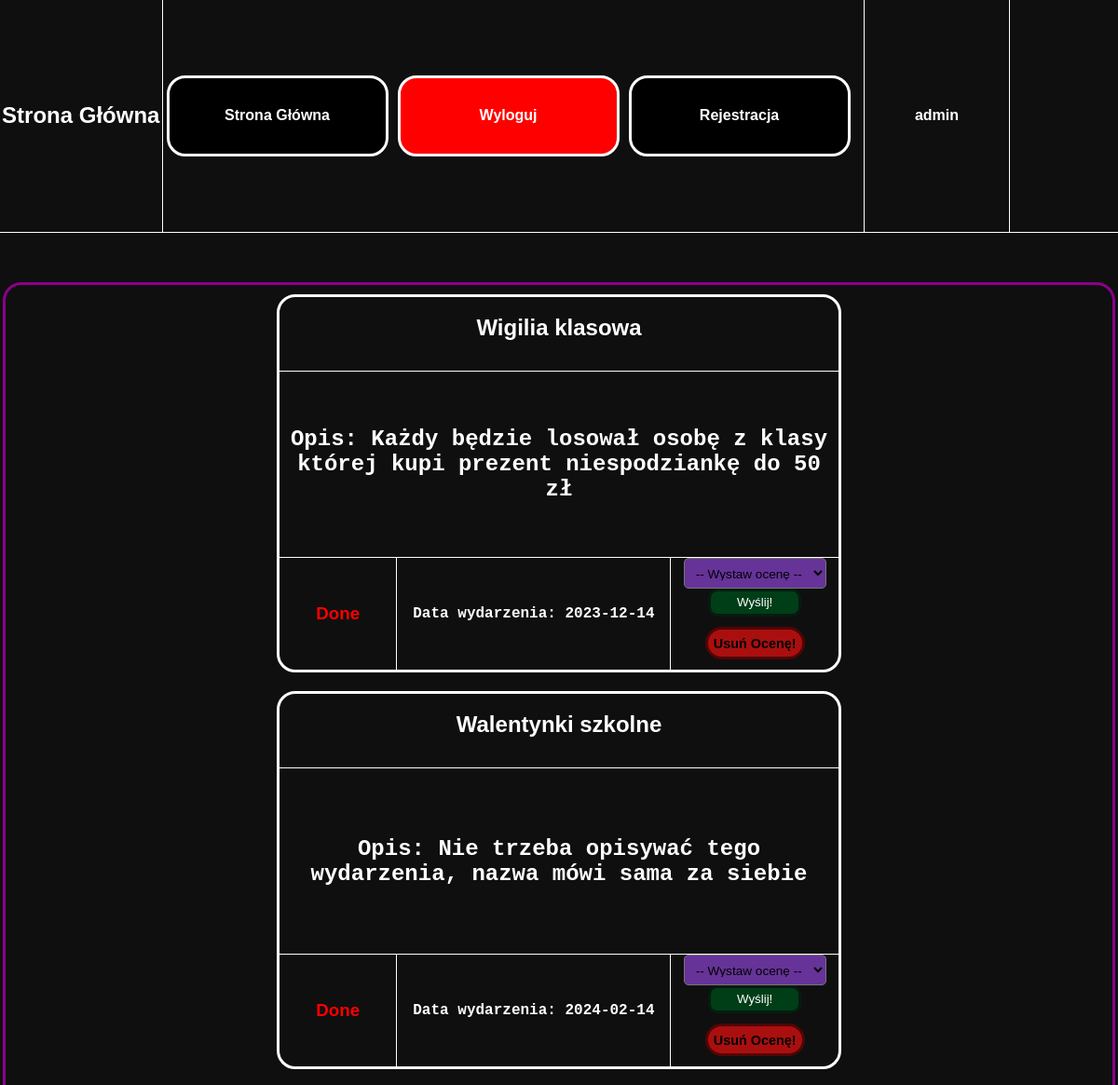
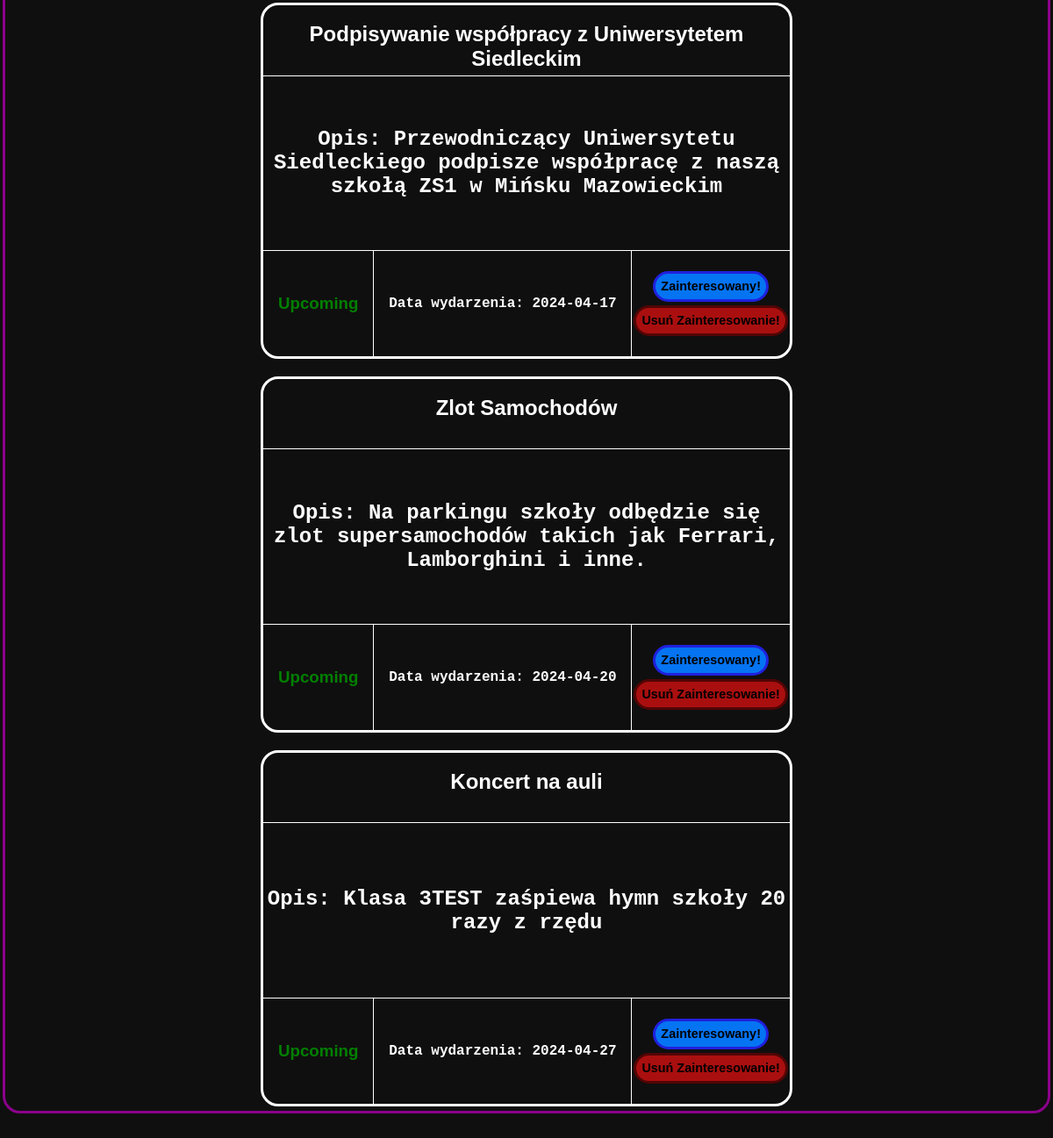
Screenshot of / (signed in) with the database file from the repository (2 pictures, top to bottom).
### tables this page shows
CREATE TABLE `wydarzenia` (
  `ID` int(11) NOT NULL,
  `nazwa_wyd` text NOT NULL,
  `opis_wyd` text NOT NULL,
  `data_wyd` date NOT NULL
);

### index.php (the view, shortened to what this page needs)
<!DOCTYPE html>
<html lang="en">
<head>
    <link rel="stylesheet" href="style.css">
</head>
<body>
    <div id="ogol">
        <div id="menu">
            <div id="menlewolewo">
                <h1>Strona Główna</h1>
            </div>
            <div id="menlewo">
                <?php
                include 'menu.php';
                ?>
            </div>
            <div id="menprawo">
                <?php
                if (isset($_SESSION['user'])) {
                    echo $_SESSION['user'];
                } else {
                    echo "";
                }
                ?>
            </div>
            <div id="menprawoprawo">
            </div>
        </div>
        <div id="tresc">
            <div id="trescogol" style="display: flex; align-items: baseline; justify-content: center; flex-direction: row; flex-wrap: wrap; overflow-y: auto; border-top: solid darkmagenta 3px; border-radius: 20px; width: 99%; height: 95%; /* Ustaw maksymalną wysokość */">
                <?php
                $host = "localhost";
                $dbuser = "root";
                $dbpassword = "";
                $dbname = "Aaawlasny_projekt_BS";
                $conn = mysqli_connect($host, $dbuser, $dbpassword, $dbname);
                $sql = "SELECT `ID`, `nazwa_wyd`, `opis_wyd`, `data_wyd` FROM `wydarzenia` ORDER BY `data_wyd` ASC";
                $result = $conn->query($sql);
                if ($result->num_rows > 0) {
                    while ($row = $result->fetch_assoc()) {
                        echo "<div id = 'wydarzenie'>";
                        echo "<div id = 'divgora' style='display: flex; align-items: baseline; justify-content: center; height: 20%; width: 100%;'>";
                        echo "<h2 id='nazwa_wyd'>" .  $row['nazwa_wyd'] . "</h2>";
                        echo "</div>";
                        echo "<div id = 'divsrodek'>";
                        echo "<h2>" . "Opis: " . $row['opis_wyd'] . "</h2>";
                        echo "</div>";
                        echo "<div id = 'divdol'>";
                        echo "<div id = 'divdollewo'>";
                        echo "<div id = 'divdollewolewo'>";
                        $date = new DateTime($row['data_wyd']);
                        $now = new DateTime();
                        if ($date >= $now) {
                            echo "<h3 id ='dobre'>Upcoming</h3>";
                        } else {
                            echo "<h3 id ='zle'>Done</h3>";
                        }
                        echo "</div>";
                        echo "<div id = 'divdollewoprawo'>";
                        echo "<h4>" . "Data wydarzenia: " . $row['data_wyd'] . "</h4>";
                        echo "</div>";
                        echo "</div>";
                        echo "<div id = 'divdolprawo'>";
                        $date = new DateTime($row['data_wyd']);
                        $now = new DateTime();
                        if ($date < $now) {
                            echo "<div id = 'divdolprawogora'>";
                            echo "<form method='POST' action=''>";
                            echo "<select name='ocena_wyd' required>";
                            echo "<option value =''>-- Wystaw ocenę --</option>";
                            echo "</select>";
                            echo "<input type='submit' name='wyslij_ocene' id='wys_ocen' value='Wyślij!'>";
                            echo "</form>";
                            echo "</div>";
                            echo "<div id = 'divdolprawodol'>";
                            echo "<form method='POST' action=''>";
                            echo "<input type='submit' name='usun_ocene' id='usun_zainteresbutton' value='Usuń Ocenę!'>";
                            echo "</form>";
                            echo "</div>";
                        } else {
                            echo "<form method='POST' action=''>";
                            echo "<input type='submit' name='zainteres' id='zainteresbutton' value='Zainteresowany!'>";
                            echo "</form>";
                            echo "<form method='POST' action=''>";
                            echo "<input type='submit' name='usun_zainteres' id='usun_zainteresbutton' value='Usuń Zainteresowanie!'>";
                            echo "</form>";
                        }
                        echo "</div>";
                        echo "</div>";
                        echo "</div>";
                    }
                } else {
                    echo "<h1>Brak wydarzeń</h1>";
                }
                ?>
            </div>
        </div>
    </div>
</body>
</html>

### style.css (style rules this page uses)
body { background-color: rgb(16, 15, 15); color: white; margin: 0px; overflow: hidden; }
#ogol { display: flex; flex-direction: column; width: 100%; height: 100vh; }
#menu { display: flex; flex-direction: row; color: white; width: 100%; height: 10%; border-bottom: 0.5px solid white; }
#menlewo { display: flex; flex-direction: row; align-items: center; justify-content: center; width: 65%; height: 100%; border-right: 0.5px solid white; }
#menlewolewo { display: flex; flex-direction: row; align-items: center; justify-content: center; width: 15%; height: 100%; border-right: 0.5px solid white; }
#menprawo { display: flex; align-items: center; justify-content: center; width: 10%; height: 100%; padding: 0 20px; color: white; font-family: Arial, Helvetica, sans-serif; font-weight: bold; font-size: 16px; }
#menprawoprawo { display: flex; align-items: center; justify-content: center; flex-direction: row; border-left: 0.5px solid white; width: 10%; height: 100%; }
#menlewolewo h1 { font-size: 1.5em; margin: 0; padding: 0; }
#tresc { display: flex; align-items: center; justify-content: center; flex-direction: column; width: 100%; height: 90%; }
#trescogol { display: flex; align-items: center; justify-content: center; flex-direction: column; border: solid darkmagenta 3px; border-radius: 20px; width: 99%; height: 95%; }
#wydarzenie { display: flex; align-items: center; justify-content: center; flex-direction: column; margin: 10px; border: solid white 3px; font-family: "Lucida Console", "Courier New", monospace; text-align: center; border-radius: 20px; width: 600px; height: 400px; }
#divgora { display: flex; align-items: center; justify-content: center; flex-direction: row; border-bottom: solid white 0.5px; width: 100%; height: 20%; }
#divsrodek { display: flex; align-items: center; justify-content: center; flex-direction: row; flex-wrap: wrap; overflow: auto; border-bottom: solid white 0.5px; width: 100%; height: 50%; }
#divdol { display: flex; align-items: center; justify-content: center; flex-direction: row; width: 100%; height: 30%; }
#divdollewo { display: flex; align-items: center; justify-content: center; flex-direction: row; border-right: solid white 0.5px; width: 70%; height: 100%; }
#divdollewolewo { display: flex; align-items: center; justify-content: center; border-right: solid white 0.5px; width: 30%; height: 100%; }
#divdollewoprawo { display: flex; align-items: center; justify-content: center; width: 70%; height: 100%; }
#divdolprawo { display: flex; align-items: center; justify-content: center; flex-direction: column; gap: 4px; width: 30%; height: 100%; }
#divdolprawogora { display: flex; align-items: center; justify-content: baseline; flex-direction: column; width: 100%; height: 50%; }
#divdolprawodol { display: flex; align-items: center; justify-content: center; flex-direction: column; width: 100%; height: 50%; }
#zainteresbutton { background-color: rgb(5, 116, 242); border: solid rgb(32, 32, 221) 3px; border-radius: 20px; transition: 0.3s ease; text-align: center; font-family: Arial, Helvetica, sans-serif; font-weight: bold; font-size: 90%; color: black; width: 100%; height: 35px; }
#usun_zainteresbutton { background-color: rgb(170, 15, 15); border: solid rgb(32, 32, 221) 5px; border-radius: 20px; transition: 0.3s ease; text-align: center; font-family: Arial, Helvetica, sans-serif; font-weight: bold; font-size: 90%; border: solid rgb(82, 5, 5) 3px; color: black; width: 100%; height: 35px; }
h1 { font-family: "Tahoma", sans-serif; }
h3 { font-family: "Tahoma", sans-serif; }
#dobre { color: green; }
#zle { color: red; }
#nazwa_wyd { font-family: "Tahoma", sans-serif; }
#wys_ocen { height: 30px; width: 100px; border-radius: 10px; border: solid 3px #061c0f; background: #003e18; color: white; transition: 0.3s; cursor: pointer; }
select[name="ocena_wyd"] { padding: 8px; font-size: 85%; border-radius: 5px; background-color: rebeccapurple; height: 50%; width: 85%; }

### rows the page displays
wydarzenia: nazwa_wyd "Wigilia klasowa", opis_wyd "Każdy będzie losował osobę z klasy której kupi prezent niespodziankę do 50 zł", shows "Done", data_wyd "2023-12-14"
wydarzenia: nazwa_wyd "Walentynki szkolne", opis_wyd "Nie trzeba opisywać tego wydarzenia, nazwa mówi sama za siebie", shows "Done", data_wyd "2024-02-14"
wydarzenia: nazwa_wyd "Podpisywanie współpracy z Uniwersytetem Siedleckim", opis_wyd "Przewodniczący Uniwersytetu Siedleckiego podpisze współpracę z naszą szkołą ZS1 w Mińsku Mazowieckim", shows "Upcoming", data_wyd "2024-04-17"
wydarzenia: nazwa_wyd "Zlot Samochodów", opis_wyd "Na parkingu szkoły odbędzie się zlot supersamochodów takich jak Ferrari, Lamborghini i inne.", shows "Upcoming", data_wyd "2024-04-20"
wydarzenia: nazwa_wyd "Koncert na auli", opis_wyd "Klasa 3TEST zaśpiewa hymn szkoły 20 razy z rzędu", shows "Upcoming", data_wyd "2024-04-27"

### other values shown
$_SESSION['user'] "admin"
